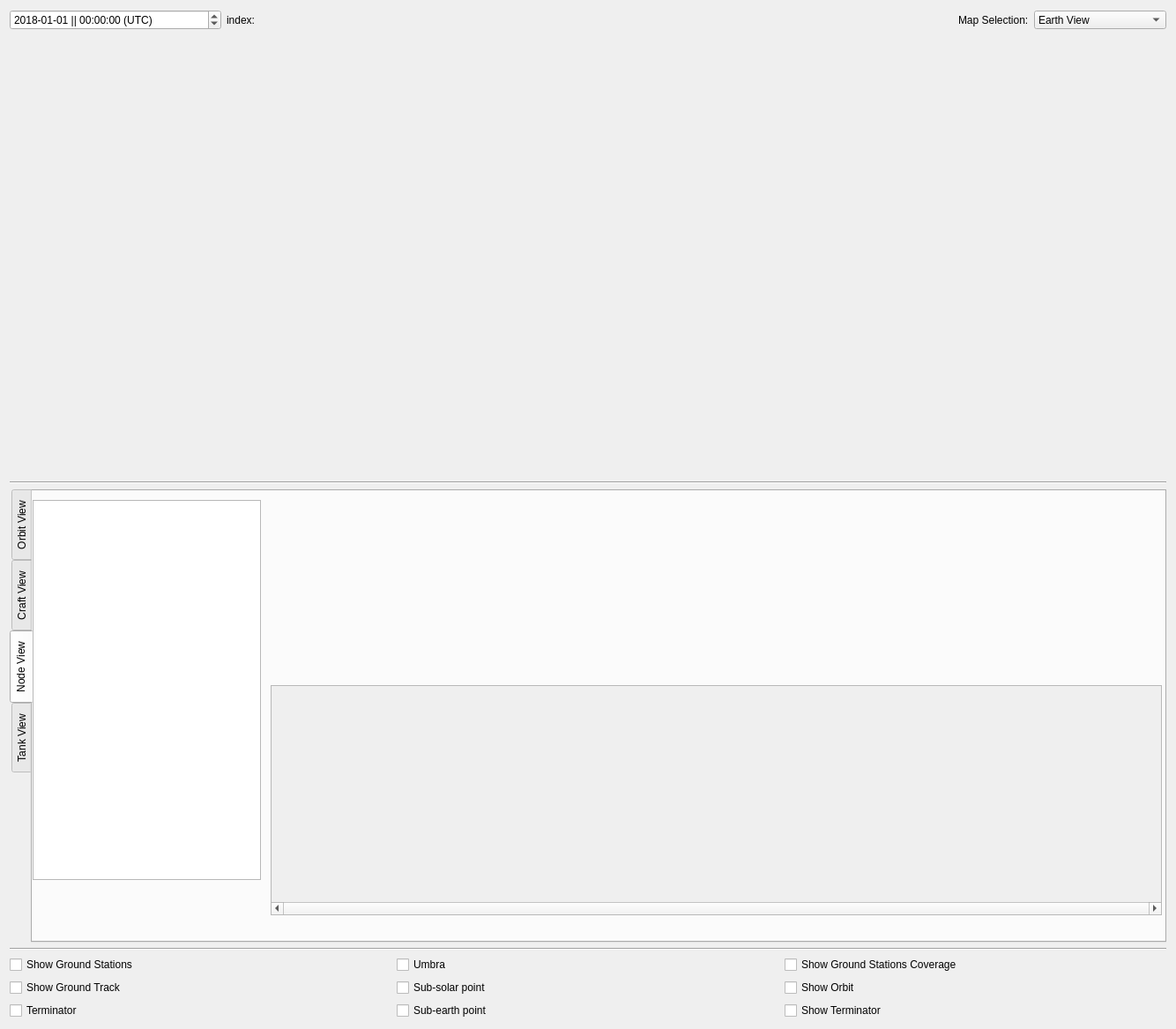
<?xml version="1.0" encoding="UTF-8"?>
<ui version="4.0">
 <class>Form</class>
 <widget class="QWidget" name="Form">
  <property name="geometry">
   <rect>
    <x>0</x>
    <y>0</y>
    <width>1334</width>
    <height>1167</height>
   </rect>
  </property>
  <property name="windowTitle">
   <string>Form</string>
  </property>
  <layout class="QVBoxLayout" name="verticalLayout">
   <item>
    <layout class="QHBoxLayout" name="horizontalLayout">
     <item>
      <widget class="QDateTimeEdit" name="dateTimeFlightDynamics">
       <property name="minimumSize">
        <size>
         <width>240</width>
         <height>0</height>
        </size>
       </property>
       <property name="maximumSize">
        <size>
         <width>240</width>
         <height>16777215</height>
        </size>
       </property>
       <property name="date">
        <date>
         <year>2018</year>
         <month>1</month>
         <day>1</day>
        </date>
       </property>
       <property name="displayFormat">
        <string>yyyy-MM-dd || hh:mm:ss (UTC)</string>
       </property>
       <property name="timeSpec">
        <enum>Qt::LocalTime</enum>
       </property>
      </widget>
     </item>
     <item>
      <widget class="QLabel" name="label_gSatIndex">
       <property name="minimumSize">
        <size>
         <width>250</width>
         <height>0</height>
        </size>
       </property>
       <property name="text">
        <string>index:</string>
       </property>
      </widget>
     </item>
     <item>
      <spacer name="horizontalSpacer">
       <property name="orientation">
        <enum>Qt::Horizontal</enum>
       </property>
       <property name="sizeHint" stdset="0">
        <size>
         <width>40</width>
         <height>20</height>
        </size>
       </property>
      </spacer>
     </item>
     <item>
      <widget class="QLabel" name="label_10">
       <property name="text">
        <string>Map Selection:</string>
       </property>
      </widget>
     </item>
     <item>
      <widget class="QComboBox" name="selectObject">
       <property name="minimumSize">
        <size>
         <width>0</width>
         <height>21</height>
        </size>
       </property>
       <property name="maximumSize">
        <size>
         <width>231</width>
         <height>20</height>
        </size>
       </property>
       <item>
        <property name="text">
         <string>Earth View</string>
        </property>
       </item>
       <item>
        <property name="text">
         <string>Translunar</string>
        </property>
       </item>
       <item>
        <property name="text">
         <string>Moon View</string>
        </property>
       </item>
       <item>
        <property name="text">
         <string>Lunar Descent</string>
        </property>
       </item>
       <item>
        <property name="text">
         <string>Rover Overhead View</string>
        </property>
       </item>
       <item>
        <property name="text">
         <string>Map View</string>
        </property>
       </item>
       <item>
        <property name="text">
         <string>Nodes View</string>
        </property>
       </item>
      </widget>
     </item>
    </layout>
   </item>
   <item>
    <widget class="QWidget" name="widgetMap" native="true">
     <property name="minimumSize">
      <size>
       <width>1280</width>
       <height>500</height>
      </size>
     </property>
     <property name="styleSheet">
      <string notr="true"/>
     </property>
    </widget>
   </item>
   <item>
    <widget class="Line" name="line_2">
     <property name="orientation">
      <enum>Qt::Horizontal</enum>
     </property>
    </widget>
   </item>
   <item>
    <widget class="QTabWidget" name="tabWidget">
     <property name="tabPosition">
      <enum>QTabWidget::West</enum>
     </property>
     <property name="currentIndex">
      <number>2</number>
     </property>
     <widget class="QWidget" name="tab">
      <attribute name="title">
       <string>Orbit View</string>
      </attribute>
      <widget class="QWidget" name="layoutWidget_2">
       <property name="geometry">
        <rect>
         <x>10</x>
         <y>30</y>
         <width>1281</width>
         <height>181</height>
        </rect>
       </property>
       <layout class="QGridLayout" name="gridLayout_3">
        <item row="0" column="0">
         <widget class="QWidget" name="wgtPlotArea1_2" native="true">
          <property name="minimumSize">
           <size>
            <width>246</width>
            <height>179</height>
           </size>
          </property>
          <property name="maximumSize">
           <size>
            <width>16777215</width>
            <height>300</height>
           </size>
          </property>
          <property name="styleSheet">
           <string notr="true">image: url(:/flightDynamicsPlot1.png);
background-color: rgb(0,0,0);</string>
          </property>
         </widget>
        </item>
        <item row="0" column="1">
         <widget class="Line" name="line_10">
          <property name="orientation">
           <enum>Qt::Vertical</enum>
          </property>
         </widget>
        </item>
        <item row="0" column="2">
         <widget class="QWidget" name="wgtPlotArea4_2" native="true">
          <property name="minimumSize">
           <size>
            <width>246</width>
            <height>179</height>
           </size>
          </property>
          <property name="maximumSize">
           <size>
            <width>16777215</width>
            <height>300</height>
           </size>
          </property>
          <property name="styleSheet">
           <string notr="true">image: url(:/flightDynamicsPlot2.png);
background-color: rgb(0, 0, 0);</string>
          </property>
         </widget>
        </item>
        <item row="0" column="3">
         <widget class="Line" name="line_11">
          <property name="orientation">
           <enum>Qt::Vertical</enum>
          </property>
         </widget>
        </item>
        <item row="0" column="4">
         <widget class="QWidget" name="wgtPlotArea3_2" native="true">
          <property name="minimumSize">
           <size>
            <width>246</width>
            <height>179</height>
           </size>
          </property>
          <property name="maximumSize">
           <size>
            <width>16777215</width>
            <height>300</height>
           </size>
          </property>
          <property name="styleSheet">
           <string notr="true">image: url(:/flightDynamicsPlot3.png);
background-color: rgb(0,0, 0);</string>
          </property>
         </widget>
        </item>
        <item row="0" column="5">
         <widget class="Line" name="line_12">
          <property name="orientation">
           <enum>Qt::Vertical</enum>
          </property>
         </widget>
        </item>
        <item row="0" column="6">
         <widget class="QWidget" name="wgtPlotArea2_2" native="true">
          <property name="minimumSize">
           <size>
            <width>246</width>
            <height>179</height>
           </size>
          </property>
          <property name="maximumSize">
           <size>
            <width>16777215</width>
            <height>300</height>
           </size>
          </property>
          <property name="autoFillBackground">
           <bool>false</bool>
          </property>
          <property name="styleSheet">
           <string notr="true">image: url(:/flightDynamicsPlot4.png);
background-color: rgb(0, 0, 0);</string>
          </property>
         </widget>
        </item>
       </layout>
      </widget>
      <widget class="QWidget" name="layoutWidget_5">
       <property name="geometry">
        <rect>
         <x>10</x>
         <y>250</y>
         <width>1271</width>
         <height>181</height>
        </rect>
       </property>
       <layout class="QGridLayout" name="gridLayout_2">
        <item row="0" column="0">
         <widget class="QWidget" name="NormalView" native="true">
          <property name="minimumSize">
           <size>
            <width>246</width>
            <height>179</height>
           </size>
          </property>
          <property name="maximumSize">
           <size>
            <width>16777215</width>
            <height>300</height>
           </size>
          </property>
          <property name="styleSheet">
           <string notr="true">background-color: rgb(0, 0, 0);</string>
          </property>
         </widget>
        </item>
        <item row="0" column="2">
         <widget class="QWidget" name="ZenithView" native="true">
          <property name="minimumSize">
           <size>
            <width>247</width>
            <height>179</height>
           </size>
          </property>
          <property name="maximumSize">
           <size>
            <width>16777215</width>
            <height>300</height>
           </size>
          </property>
          <property name="styleSheet">
           <string notr="true">background-color: rgb(0, 0, 0);</string>
          </property>
         </widget>
        </item>
        <item row="0" column="4">
         <widget class="QWidget" name="PerspectiveView" native="true">
          <property name="minimumSize">
           <size>
            <width>246</width>
            <height>179</height>
           </size>
          </property>
          <property name="maximumSize">
           <size>
            <width>16777215</width>
            <height>300</height>
           </size>
          </property>
          <property name="styleSheet">
           <string notr="true">background-color: rgb(0, 0, 0);</string>
          </property>
         </widget>
        </item>
        <item row="0" column="6">
         <widget class="QWidget" name="StandardView" native="true">
          <property name="minimumSize">
           <size>
            <width>246</width>
            <height>179</height>
           </size>
          </property>
          <property name="maximumSize">
           <size>
            <width>16777215</width>
            <height>300</height>
           </size>
          </property>
          <property name="styleSheet">
           <string notr="true">background-color: rgb(0, 0, 0);</string>
          </property>
         </widget>
        </item>
        <item row="0" column="1">
         <widget class="Line" name="line_4">
          <property name="orientation">
           <enum>Qt::Vertical</enum>
          </property>
         </widget>
        </item>
        <item row="0" column="3">
         <widget class="Line" name="line_5">
          <property name="orientation">
           <enum>Qt::Vertical</enum>
          </property>
         </widget>
        </item>
        <item row="0" column="5">
         <widget class="Line" name="line_6">
          <property name="orientation">
           <enum>Qt::Vertical</enum>
          </property>
         </widget>
        </item>
       </layout>
      </widget>
      <widget class="QLabel" name="label_3">
       <property name="geometry">
        <rect>
         <x>10</x>
         <y>10</y>
         <width>121</width>
         <height>17</height>
        </rect>
       </property>
       <property name="text">
        <string>Leading View</string>
       </property>
      </widget>
      <widget class="QLabel" name="label_5">
       <property name="geometry">
        <rect>
         <x>660</x>
         <y>10</y>
         <width>141</width>
         <height>17</height>
        </rect>
       </property>
       <property name="text">
        <string>Fixed View</string>
       </property>
      </widget>
      <widget class="QLabel" name="label_4">
       <property name="geometry">
        <rect>
         <x>330</x>
         <y>10</y>
         <width>101</width>
         <height>17</height>
        </rect>
       </property>
       <property name="text">
        <string>Trailing View</string>
       </property>
      </widget>
      <widget class="QLabel" name="label_2">
       <property name="geometry">
        <rect>
         <x>10</x>
         <y>230</y>
         <width>101</width>
         <height>17</height>
        </rect>
       </property>
       <property name="text">
        <string>Normal View</string>
       </property>
      </widget>
      <widget class="QLabel" name="label_6">
       <property name="geometry">
        <rect>
         <x>330</x>
         <y>230</y>
         <width>101</width>
         <height>17</height>
        </rect>
       </property>
       <property name="text">
        <string>Nadir View</string>
       </property>
      </widget>
      <widget class="QLabel" name="label_7">
       <property name="geometry">
        <rect>
         <x>660</x>
         <y>230</y>
         <width>101</width>
         <height>17</height>
        </rect>
       </property>
       <property name="text">
        <string>Oblique View </string>
       </property>
      </widget>
      <widget class="QLabel" name="label_8">
       <property name="geometry">
        <rect>
         <x>980</x>
         <y>230</y>
         <width>81</width>
         <height>17</height>
        </rect>
       </property>
       <property name="text">
        <string>Base View</string>
       </property>
      </widget>
      <widget class="QComboBox" name="nodeViewCB">
       <property name="geometry">
        <rect>
         <x>1140</x>
         <y>6</y>
         <width>141</width>
         <height>22</height>
        </rect>
       </property>
      </widget>
      <widget class="QLabel" name="label">
       <property name="geometry">
        <rect>
         <x>990</x>
         <y>10</y>
         <width>61</width>
         <height>16</height>
        </rect>
       </property>
       <property name="text">
        <string>Node View </string>
       </property>
      </widget>
     </widget>
     <widget class="QWidget" name="tab_2">
      <attribute name="title">
       <string>Craft View</string>
      </attribute>
      <widget class="QLabel" name="label_9">
       <property name="geometry">
        <rect>
         <x>20</x>
         <y>220</y>
         <width>121</width>
         <height>17</height>
        </rect>
       </property>
       <property name="text">
        <string>Port View</string>
       </property>
      </widget>
      <widget class="QLabel" name="label_11">
       <property name="geometry">
        <rect>
         <x>300</x>
         <y>220</y>
         <width>101</width>
         <height>17</height>
        </rect>
       </property>
       <property name="text">
        <string>Forward View</string>
       </property>
      </widget>
      <widget class="QLabel" name="label_12">
       <property name="geometry">
        <rect>
         <x>560</x>
         <y>210</y>
         <width>111</width>
         <height>17</height>
        </rect>
       </property>
       <property name="text">
        <string>Starboard View</string>
       </property>
      </widget>
      <widget class="QLabel" name="label_13">
       <property name="geometry">
        <rect>
         <x>820</x>
         <y>210</y>
         <width>66</width>
         <height>17</height>
        </rect>
       </property>
       <property name="text">
        <string>Aft View</string>
       </property>
      </widget>
      <widget class="QLabel" name="label_14">
       <property name="geometry">
        <rect>
         <x>310</x>
         <y>0</y>
         <width>81</width>
         <height>17</height>
        </rect>
       </property>
       <property name="text">
        <string>Down View</string>
       </property>
      </widget>
      <widget class="QLabel" name="label_15">
       <property name="geometry">
        <rect>
         <x>20</x>
         <y>0</y>
         <width>66</width>
         <height>17</height>
        </rect>
       </property>
       <property name="text">
        <string>Up View</string>
       </property>
      </widget>
      <widget class="QWidget" name="layoutWidget_1">
       <property name="geometry">
        <rect>
         <x>21</x>
         <y>239</y>
         <width>1034</width>
         <height>188</height>
        </rect>
       </property>
       <layout class="QGridLayout" name="gridLayout_4">
        <item row="0" column="1" rowspan="2" colspan="2">
         <widget class="Line" name="line_7">
          <property name="orientation">
           <enum>Qt::Vertical</enum>
          </property>
         </widget>
        </item>
        <item row="0" column="5" rowspan="2">
         <widget class="Line" name="line_9">
          <property name="orientation">
           <enum>Qt::Vertical</enum>
          </property>
         </widget>
        </item>
        <item row="1" column="0">
         <widget class="QWidget" name="portWidget" native="true">
          <property name="sizePolicy">
           <sizepolicy hsizetype="Preferred" vsizetype="Preferred">
            <horstretch>246</horstretch>
            <verstretch>179</verstretch>
           </sizepolicy>
          </property>
          <property name="minimumSize">
           <size>
            <width>246</width>
            <height>179</height>
           </size>
          </property>
          <property name="maximumSize">
           <size>
            <width>16777215</width>
            <height>300</height>
           </size>
          </property>
          <property name="styleSheet">
           <string notr="true">background-color: rgb(0, 0, 0);</string>
          </property>
         </widget>
        </item>
        <item row="1" column="2">
         <widget class="QWidget" name="foreWidget" native="true">
          <property name="sizePolicy">
           <sizepolicy hsizetype="Preferred" vsizetype="Preferred">
            <horstretch>246</horstretch>
            <verstretch>179</verstretch>
           </sizepolicy>
          </property>
          <property name="minimumSize">
           <size>
            <width>246</width>
            <height>179</height>
           </size>
          </property>
          <property name="maximumSize">
           <size>
            <width>16777215</width>
            <height>300</height>
           </size>
          </property>
          <property name="styleSheet">
           <string notr="true">background-color: rgb(0, 0, 0);</string>
          </property>
         </widget>
        </item>
        <item row="1" column="3">
         <widget class="Line" name="line_8">
          <property name="orientation">
           <enum>Qt::Vertical</enum>
          </property>
         </widget>
        </item>
        <item row="1" column="4">
         <widget class="QWidget" name="starWidget" native="true">
          <property name="sizePolicy">
           <sizepolicy hsizetype="Preferred" vsizetype="Preferred">
            <horstretch>246</horstretch>
            <verstretch>179</verstretch>
           </sizepolicy>
          </property>
          <property name="minimumSize">
           <size>
            <width>246</width>
            <height>179</height>
           </size>
          </property>
          <property name="maximumSize">
           <size>
            <width>16777215</width>
            <height>300</height>
           </size>
          </property>
          <property name="styleSheet">
           <string notr="true">background-color: rgb(0, 0, 0);</string>
          </property>
         </widget>
        </item>
        <item row="1" column="6">
         <widget class="QWidget" name="aftWidget" native="true">
          <property name="sizePolicy">
           <sizepolicy hsizetype="Preferred" vsizetype="Preferred">
            <horstretch>246</horstretch>
            <verstretch>179</verstretch>
           </sizepolicy>
          </property>
          <property name="minimumSize">
           <size>
            <width>246</width>
            <height>179</height>
           </size>
          </property>
          <property name="maximumSize">
           <size>
            <width>16777215</width>
            <height>300</height>
           </size>
          </property>
          <property name="styleSheet">
           <string notr="true">background-color: rgb(0, 0, 0);</string>
          </property>
         </widget>
        </item>
       </layout>
      </widget>
      <widget class="QWidget" name="layoutWidget">
       <property name="geometry">
        <rect>
         <x>21</x>
         <y>30</y>
         <width>511</width>
         <height>181</height>
        </rect>
       </property>
       <layout class="QGridLayout" name="gridLayout">
        <item row="0" column="0">
         <widget class="QWidget" name="upWidget" native="true">
          <property name="sizePolicy">
           <sizepolicy hsizetype="Preferred" vsizetype="Preferred">
            <horstretch>246</horstretch>
            <verstretch>179</verstretch>
           </sizepolicy>
          </property>
          <property name="minimumSize">
           <size>
            <width>246</width>
            <height>179</height>
           </size>
          </property>
          <property name="maximumSize">
           <size>
            <width>16777215</width>
            <height>300</height>
           </size>
          </property>
          <property name="styleSheet">
           <string notr="true">background-color: rgb(0, 0, 0);</string>
          </property>
         </widget>
        </item>
        <item row="0" column="1">
         <widget class="Line" name="line">
          <property name="orientation">
           <enum>Qt::Vertical</enum>
          </property>
         </widget>
        </item>
        <item row="0" column="2">
         <widget class="QWidget" name="downWidget" native="true">
          <property name="minimumSize">
           <size>
            <width>246</width>
            <height>179</height>
           </size>
          </property>
          <property name="maximumSize">
           <size>
            <width>16777215</width>
            <height>300</height>
           </size>
          </property>
          <property name="styleSheet">
           <string notr="true">background-color: rgb(0, 0, 0);</string>
          </property>
         </widget>
        </item>
       </layout>
      </widget>
     </widget>
     <widget class="QWidget" name="tab_3">
      <attribute name="title">
       <string>Node View</string>
      </attribute>
      <widget class="QWidget" name="gridLayoutWidget">
       <property name="geometry">
        <rect>
         <x>270</x>
         <y>0</y>
         <width>1011</width>
         <height>211</height>
        </rect>
       </property>
       <layout class="QGridLayout" name="nodeViewLayoutManager"/>
      </widget>
      <widget class="QTableView" name="nodeTable">
       <property name="geometry">
        <rect>
         <x>0</x>
         <y>10</y>
         <width>259</width>
         <height>431</height>
        </rect>
       </property>
      </widget>
      <widget class="QScrollArea" name="scrollArea">
       <property name="geometry">
        <rect>
         <x>270</x>
         <y>220</y>
         <width>1011</width>
         <height>261</height>
        </rect>
       </property>
       <property name="horizontalScrollBarPolicy">
        <enum>Qt::ScrollBarAlwaysOn</enum>
       </property>
       <property name="widgetResizable">
        <bool>true</bool>
       </property>
       <widget class="QWidget" name="scrollAreaWidgetContents">
        <property name="geometry">
         <rect>
          <x>0</x>
          <y>0</y>
          <width>1009</width>
          <height>242</height>
         </rect>
        </property>
       </widget>
      </widget>
     </widget>
     <widget class="QWidget" name="tab_4">
      <attribute name="title">
       <string>Tank View</string>
      </attribute>
      <widget class="QWidget" name="tankWidget" native="true">
       <property name="geometry">
        <rect>
         <x>20</x>
         <y>10</y>
         <width>581</width>
         <height>421</height>
        </rect>
       </property>
      </widget>
      <widget class="QListWidget" name="tankListWidget">
       <property name="geometry">
        <rect>
         <x>620</x>
         <y>10</y>
         <width>256</width>
         <height>311</height>
        </rect>
       </property>
      </widget>
     </widget>
    </widget>
   </item>
   <item>
    <widget class="Line" name="line_3">
     <property name="orientation">
      <enum>Qt::Horizontal</enum>
     </property>
    </widget>
   </item>
   <item>
    <layout class="QHBoxLayout" name="horizontalLayout_6">
     <item>
      <layout class="QVBoxLayout" name="verticalLayout_6">
       <item>
        <widget class="QCheckBox" name="checkBox_10">
         <property name="text">
          <string>Show Ground Stations</string>
         </property>
        </widget>
       </item>
       <item>
        <widget class="QCheckBox" name="checkBox_11">
         <property name="text">
          <string>Show Ground Track</string>
         </property>
        </widget>
       </item>
       <item>
        <widget class="QCheckBox" name="checkBox_12">
         <property name="text">
          <string>Terminator</string>
         </property>
        </widget>
       </item>
      </layout>
     </item>
     <item>
      <layout class="QVBoxLayout" name="verticalLayout_7">
       <item>
        <widget class="QCheckBox" name="checkBox_13">
         <property name="text">
          <string>Umbra</string>
         </property>
        </widget>
       </item>
       <item>
        <widget class="QCheckBox" name="checkBox_14">
         <property name="text">
          <string>Sub-solar point</string>
         </property>
        </widget>
       </item>
       <item>
        <widget class="QCheckBox" name="checkBox_15">
         <property name="text">
          <string>Sub-earth point</string>
         </property>
        </widget>
       </item>
      </layout>
     </item>
     <item>
      <layout class="QVBoxLayout" name="verticalLayout_8">
       <item>
        <widget class="QCheckBox" name="checkBox_16">
         <property name="maximumSize">
          <size>
           <width>227</width>
           <height>20</height>
          </size>
         </property>
         <property name="text">
          <string>Show Ground Stations Coverage</string>
         </property>
        </widget>
       </item>
       <item>
        <widget class="QCheckBox" name="checkBox_17">
         <property name="text">
          <string>Show Orbit</string>
         </property>
        </widget>
       </item>
       <item>
        <widget class="QCheckBox" name="checkBox_18">
         <property name="text">
          <string>Show Terminator</string>
         </property>
        </widget>
       </item>
      </layout>
     </item>
    </layout>
   </item>
  </layout>
 </widget>
 <resources/>
 <connections/>
</ui>
